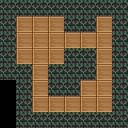

A 2D game scene composited from a Tiled map and its tileset images. What follows is a short description and the map's XML, with every tile layer's data as written:
An orthogonal 8x8 tile map with 16x16 px tiles, 1 tile layer (Main).

<map version="2017.05.26" orientation="orthogonal" renderorder="right-down" width="8" height="8" tilewidth="16" tileheight="16" nextobjectid="1">
 <properties>
  <property name="name" value="mgne3 test map" />
  <property name="type" value="3d" />
 </properties>
 <tileset firstgid="1" source="../tilesets/debug3d.tsx" />
 <objectgroup name="Events" />
 <layer name="Main" width="8" height="8">
  <data encoding="csv">
3,3,3,3,3,3,3,3,
3,4,4,4,3,3,4,3,
3,4,4,4,4,4,4,3,
3,4,4,4,3,3,4,3,
3,3,4,3,3,3,4,3,
0,3,4,3,3,4,4,3,
0,3,4,4,4,4,4,3,
0,3,3,3,3,3,3,3
</data>
 </layer>
</map>
